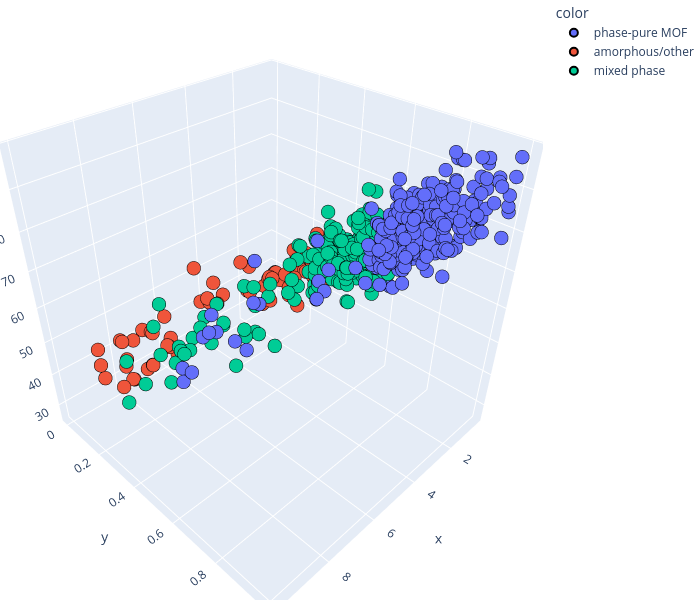

Notebook cell for this chart:
### Code cell
fig = px.scatter_3d(x = Data['feature_1'], y = Data['feature_5'], z = Data['feature_6'], color = Data['target'].astype('str'),
                   width = 700, height = 600)

fig.update_traces(marker = dict(size = 8, line = dict(width = 2, color = 'black')), selector=dict(mode = 'markers'))

fig.update_layout(margin=dict(l=0, r=0, t=0, b=0))

fig.show()

### Figure 1 — Plotly figure (JSON) as saved in the notebook; plotly's stock layout.template omitted (floating-point values rounded to 4 significant figures; data arrays with more than 128 entries replaced by an {"elided": "..."} marker saying what was removed)
{"data": [{"hovertemplate": "color=phase-pure MOF<br>x=%{x}<br>y=%{y}<br>z=%{z}<extra></extra>", "legendgroup": "phase-pure MOF", "marker": {"color": "#636efa", "line": {"color": "black", "width": 2}, "size": 8, "symbol": "circle"}, "mode": "markers", "name": "phase-pure MOF", "scene": "scene", "showlegend": true, "type": "scatter3d", "x": {"elided": "357 float values"}, "y": {"elided": "357 float values"}, "z": {"elided": "357 float values"}}, {"hovertemplate": "color=amorphous/other<br>x=%{x}<br>y=%{y}<br>z=%{z}<extra></extra>", "legendgroup": "amorphous/other", "marker": {"color": "#EF553B", "line": {"color": "black", "width": 2}, "size": 8, "symbol": "circle"}, "mode": "markers", "name": "amorphous/other", "scene": "scene", "showlegend": true, "type": "scatter3d", "x": [6.9, 1.27, 7.27, 1.94, 0.96, 7.82, 6.46, 7.48, 2.81, 3.87, 7.62, 2.46, 1.37, 0.72, 8.64, 1.6, 4.61, 1.78, 1.27, 8.71, 1.73, 8.56, 9.33, 3.33, 1.95, 4.36, 9.19, 5.7, 6.85, 1.91, 1.84, 0.79, 6.25, 1.38, 6.95, 5.87, 1.03, 1.2, 1.29, 1.99, 8.65, 1.1, 0.79, 6.83, 3.56, 0.61, 0.65, 1.51, 1.38, 4.15, 6.72, 4.21, 0.5, 1.69, 1.2, 1.77, 3.12, 7.44, 5.46, 2.0, 1.56, 1.23, 0.75, 1.69, 6.72, 2.46, 1.91, 7.82, 1.23, 8.64], "y": [0.157, 0.265, 0.0, 0.1, 0.149, 0.2, 0.105, 0.0, 0.0, 0.218, 0.0, 0.211, 0.105, 0.182, 0.158, 0.234, 0.027, 0.127, 0.187, 0.15, 0.0, 0.0, 0.298, 0.136, 0.247, 0.12, 0.11, 0.0, 0.0, 0.022, 0.264, 0.273, 0.196, 0.238, 0.164, 0.261, 0.284, 0.031, 0.065, 0.072, 0.0, 0.193, 0.162, 0.0, 0.0, 0.228, 0.274, 0.227, 0.228, 0.047, 0.033, 0.0, 0.284, 0.146, 0.292, 0.259, 0.0, 0.0, 0.0, 0.232, 0.239, 0.254, 0.078, 0.149, 0.043, 0.196, 0.007, 0.202, 0.264, 0.169], "z": [42.5, 54.6, 39.4, 34.4, 35.6, 42.1, 38.0, 27.0, NaN, NaN, 34.5, 48.8, 43.1, 49.8, 51.5, 55.7, 53.5, 36.0, 44.5, 36.9, 43.3, 32.4, 52.7, 54.5, 45.3, 44.4, 44.3, 33.6, 41.1, 35.8, 48.6, 59.3, NaN, 36.7, 52.0, 56.8, 46.8, 35.7, 39.7, NaN, 42.2, 45.4, 50.7, 27.6, 44.2, 48.9, 46.0, 55.2, 53.1, 41.4, 41.2, 40.2, 44.0, 46.0, 52.4, NaN, 38.5, 26.7, 27.1, 49.2, 44.3, 48.5, 37.8, 46.0, 41.2, 48.8, 35.8, 42.1, 48.5, 51.5]}, {"hovertemplate": "color=mixed phase<br>x=%{x}<br>y=%{y}<br>z=%{z}<extra></extra>", "legendgroup": "mixed phase", "marker": {"color": "#00cc96", "line": {"color": "black", "width": 2}, "size": 8, "symbol": "circle"}, "mode": "markers", "name": "mixed phase", "scene": "scene", "showlegend": true, "type": "scatter3d", "x": {"elided": "233 float values"}, "y": {"elided": "233 float values"}, "z": {"elided": "233 float values"}}], "layout": {"height": 600, "legend": {"title": {"text": "color"}, "tracegroupgap": 0}, "margin": {"b": 0, "l": 0, "r": 0, "t": 0}, "scene": {"domain": {"x": [0, 1], "y": [0, 1]}, "xaxis": {"title": {"text": "x"}}, "yaxis": {"title": {"text": "y"}}, "zaxis": {"title": {"text": "z"}}}, "width": 700}}
